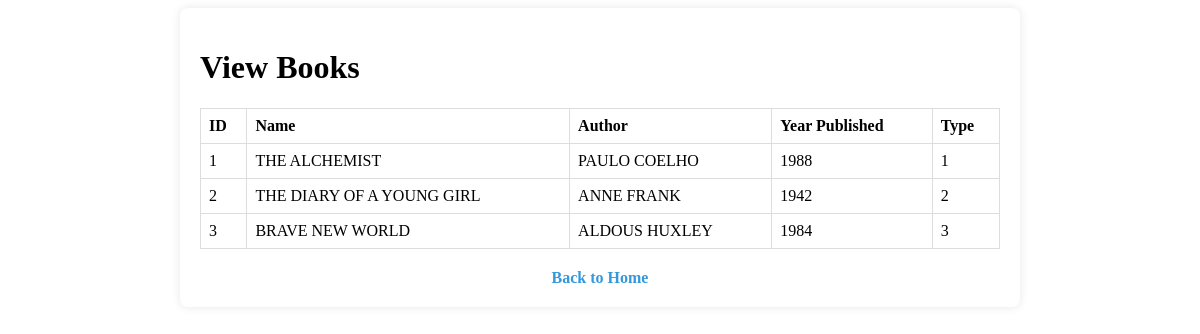
The page /view_books (signed in) on the database its author committed.
### tables this page shows
CREATE TABLE Books (
        Id INTEGER PRIMARY KEY,
        Name TEXT NOT NULL,
        Author TEXT NOT NULL,
        YearPublished INTEGER NOT NULL,
        Type INTEGER NOT NULL
    );

### app.py (the view)
@app.route('/view_books')
def view_books():
    if 'username' not in session:
        return redirect(url_for('login'))
    books = book_manager.get_all_books()
    return render_template('view_books.html', books=books)

### book.py (called while the page is built)
    def get_all_books(self):
        query = "SELECT * FROM Books"
        return self.db.fetch_all(query)

### database.py (called while the page is built)
    def fetch_all(self, query, params=()):
        self.cursor.execute(query, params)
        return self.cursor.fetchall()

### templates/view_books.html (shortened to what this page needs)
<!DOCTYPE html>
<html lang="en">
<head>
</head>
<body>
    <div class="table-container">
        <h1>View Books</h1>
        <table>
            <tr>
                <th>ID</th>
                <th>Name</th>
                <th>Author</th>
                <th>Year Published</th>
                <th>Type</th>
            </tr>
            {% for book in books %}
            <tr>
                <td>{{ book[0] }}</td>
                <td>{{ book[1] }}</td>
                <td>{{ book[2] }}</td>
                <td>{{ book[3] }}</td>
                <td>{{ book[4] }}</td>
            </tr>
            {% endfor %}
        </table>
        <div class="back-link">
            <a href="{{ url_for('home') }}">Back to Home</a>
        </div>
    </div>
</body>
</html>

### templates/view_books.html (style rules this page uses)
.table-container { max-width: 800px; margin: 0 auto; padding: 20px; background: white; border-radius: 8px; box-shadow: 0 0 10px rgba(0, 0, 0, 0.1); }
.table-container table { width: 100%; border-collapse: collapse; }
.table-container table, th, td { border: 1px solid #ddd; }
.table-container th, td { padding: 8px; text-align: left; }
.back-link { display: block; margin-top: 20px; text-align: center; }
.back-link a { color: #3498db; text-decoration: none; font-weight: bold; }

### rows shown on the page
Books: Id "1", Name "THE ALCHEMIST", Author "PAULO COELHO", YearPublished "1988", Type "1"
Books: Id "2", Name "THE DIARY OF A YOUNG GIRL", Author "ANNE FRANK", YearPublished "1942", Type "2"
Books: Id "3", Name "BRAVE NEW WORLD", Author "ALDOUS HUXLEY", YearPublished "1984", Type "3"
